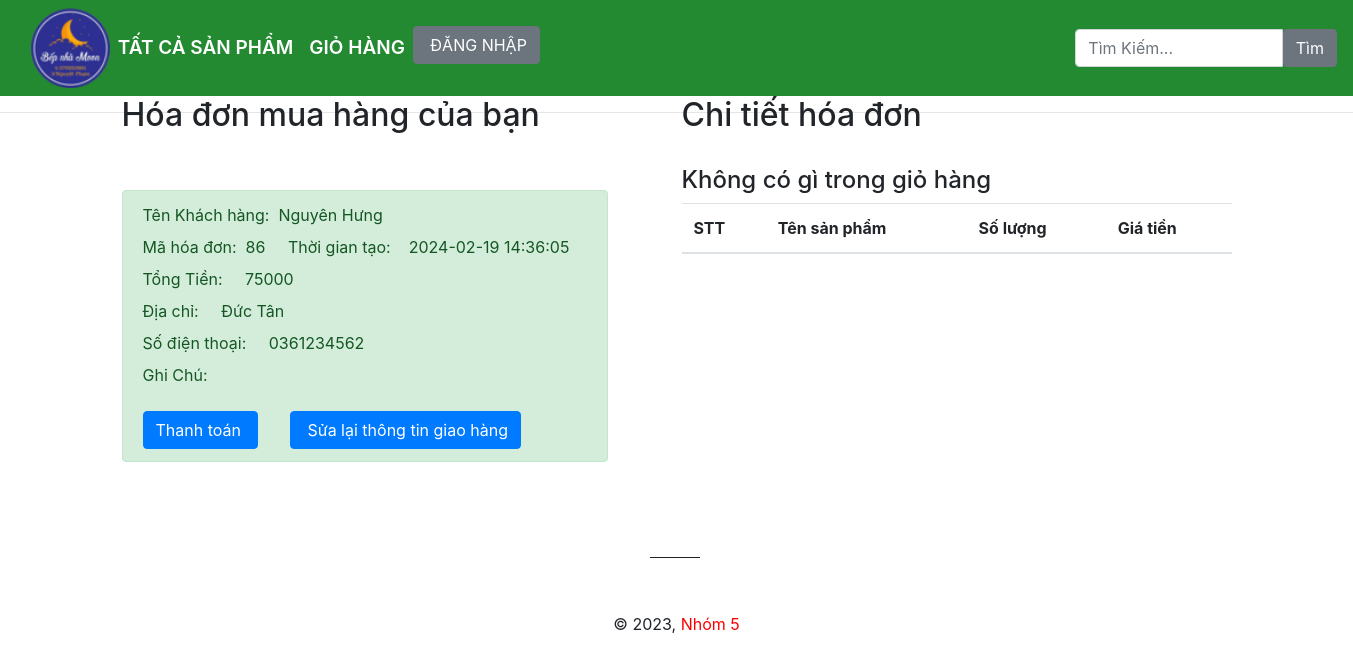
Screenshot of /order/index.php?id=11 with the database file from the repository.
### tables this page shows
CREATE TABLE `thanhvien` (
  `ID_ThanhVien` int(11) NOT NULL,
  `TenDangNhap` varchar(20) NOT NULL,
  `MatKhau` varchar(20) NOT NULL,
  `Email` varchar(50) NOT NULL,
  `HoVaTen` varchar(30) NOT NULL,
  `DiaChi` varchar(50) NOT NULL,
  `SoDienThoai` varchar(10) NOT NULL,
  `NgayDangKi` date NOT NULL
);

CREATE TABLE `hoadon` (
  `ID_HoaDon` int(11) NOT NULL,
  `ID_ThanhVien` int(11) NOT NULL,
  `ThoiGianLap` datetime NOT NULL,
  `DiaChi` varchar(30) NOT NULL,
  `GhiChu` varchar(30) NOT NULL,
  `GiaTien` float NOT NULL,
  `SoDienThoai` varchar(10) NOT NULL,
  `XuLy` tinyint(1) NOT NULL
);

### order/index.php (the view, shortened to what this page needs)
<?php
include("../conection.php");
$ID_ThanhVien = isset($_GET['id']) ? $_GET['id'] : '';
$sql_getOrder = "SELECT * FROM hoadon where ID_ThanhVien='$ID_ThanhVien' ORDER BY ID_HoaDon DESC";
$query_getOrder = mysqli_query($mysqli, $sql_getOrder);
$row_getOrder = mysqli_fetch_array($query_getOrder);
$sql_getCus = "SELECT * FROM thanhvien where ID_ThanhVien='$ID_ThanhVien' ORDER BY ID_ThanhVien DESC";
$query_getCus = mysqli_query($mysqli, $sql_getCus);
$row_getCus = mysqli_fetch_array($query_getCus);
?>
<!DOCTYPE html>
<html style="scroll-behavior: smooth">
<head>
  <link rel="stylesheet" href="../bootstrap/css/bootstrap.min.css">
  <link rel="stylesheet" href="../bootstrap/css/bootstrap.css">
  <link rel="stylesheet" href="../bootstrap/js/bootstrap.bundle.js">
  <link rel="stylesheet" href="../bootstrap/js/bootstrap.bundle.min.js">
  <link rel="stylesheet" href="../style.css">
  <link rel="stylesheet" href="../themify-icons/themify-icons.css">
</head>
<body>
  <div class="sticky-top">
    <div class="menu sticky-top">
      <nav class="navbar navbar-expand-lg header-custom" style="background-color: #248A32;">
        <div class="container-fluid font-header-custom">
          <a class="navbar-branch" href="../index.php">
            <img src="../image/logo/logo.png" height="80">
          </a>
          <div class="collapse navbar-collapse" id="navbarSupportedContent">
            <ul class="navbar-nav me-auto mb-2 mb-lg-0">
              <li class="nav-item">
                <a class="nav-link active" href="index.php" style="color:white;">TẤT CẢ SẢN PHẨM</a>
              </li>
              <li class="nav-item">
                <a class="nav-link" href="../cart" style="color:white;">GIỎ HÀNG</a>
              </li>
              <?php if (isset($_SESSION['TenDangNhap'])) { ?>
                <li class="nav-item">
                  <a class="nav-link active" href="../historyOrder.php" style="color:white;">LỊCH SỬ ĐẶT HÀNG</a>
                </li>
                <li class="nav-item">
                  <a class="nav-link" href="../ThanhVien/logout.php" style="color:white;">ĐĂNG XUẤT</a>
                </li>
                <li class="nav-item">
                  <a type="button" class="btn btn-secondary"
                    href="../ThanhVien/profile.php?id=<?php echo $_SESSION['ID_ThanhVien'] ?>" id="btn"
                    style="color:white;"></span>
                    <?php echo $_SESSION['HoVaTen'] ?>
                  </a>
                </li>
              <?php } else { ?>
                <li><a type="button" class="btn btn-secondary" href="../ThanhVien/login.php">&nbsp;ĐĂNG NHẬP </a></li>
              <?php } ?>
            </ul>
          </div>
        </div>
        <form action="../sanpham/actionSanPham.php?TimKiem" class="navbar-form navbar-right" method="POST">
          <div class="input-group">
            <input type="Search" placeholder="Tìm Kiếm..." class="form-control" name="tukhoa">
            <div class="input-group-btn">
              <input type="submit" class="btn btn-secondary" name='tim' value="Tìm">
            </div>
          </div>
        </form>
      </nav>
    </div>
  </div>
  <div class="container">
    <div class="get-order" style="float: left; ">
      <h2>Hóa đơn mua hàng của bạn</h2>
      <div class="alert alert-success" role="alert">
        <div class="form-group">
          <label>Tên Khách hàng:&nbsp;
            <?php echo $row_getCus['HoVaTen'] ?> &nbsp; &nbsp;
          </label>
          <label>Mã hóa đơn:&nbsp;
            <?php echo $row_getOrder['ID_HoaDon'] ?> &nbsp; &nbsp;
          </label>
          <label>Thời gian tạo:&nbsp; &nbsp;
            <?php echo $row_getOrder['ThoiGianLap'] ?> &nbsp; &nbsp;
          </label>
          <label>Tổng Tiền: &nbsp; &nbsp;
            <?php echo $row_getOrder['GiaTien'] ?>
          </label>
          <label>Địa chỉ: &nbsp; &nbsp;
            <?php echo $row_getOrder['DiaChi'] ?>
          </label>
          <label>Số điện thoại: &nbsp; &nbsp;
            <?php echo $row_getOrder['SoDienThoai'] ?>
          </label>
          <label>Ghi Chú: &nbsp; &nbsp;
          </label>
        </div>
        <a class="btn btn-primary" href="phuongthucthanhtoan.php?id=<?php echo $row_getOrder['ID_HoaDon']; ?>">Thanh
          toán&nbsp;</a>
        <a class="btn btn-primary" href="suaOrder.php?id=<?php echo $row_getOrder['ID_HoaDon']; ?>">&nbsp;Sửa lại thông
          tin giao hàng</a>
      </div>
    </div>
    <div class="get-order" style="width:550px;float: right; ">
      <h2>Chi tiết hóa đơn</h2>
      <div class="tableInfo">
        <table class="table">
          <thead>
            <tr>
              <th scope="col">STT</th>
              <th scope="col">Tên sản phẩm</th>
              <th scope="col">Số lượng</th>
              <th scope="col">Giá tiền</th>
            </tr>
          </thead>
          <?php
          if (isset($_SESSION['cart'])) {
            $i = 0;
            $allMoney = 0;
            $allAmount = 0;
            ?>
            <tbody>
              <?php foreach ($_SESSION['cart'] as $key => $value) {
                $i++;
                ?>
                <td>
                  <?= $i ?>
                </td>
                <td>
                  <?= $value['TenSanPham'] ?>
                </td>
                <td>
                  <?= $value['qty'] ?>
                </td>
                <td>
                  <?= $value['GiaBan'] ?> Đồng
                </td>
              </tbody>
              <?php
              }
          } else {
            ?>
            <h4>Không có gì trong giỏ hàng</h4>
            <?php
          }
          ?>
        </table>
      </div>
    </div>
  </div>
  <hr class="hr--large">
  <div class="space" style="text-align: center; background-color: #white ">
    <img style="" src="../image/thanhspace.PNG">
    <p class="site-footer__copyright-content">
      © 2023,
      <a href="http://localhost/BanThucPham/index.php" \title="" style=" color: red"> Nhóm 5</a>
  </div>
</body>
</html>

### style.css (style rules this page uses)
.header-custom { background-color: #CCFFFF }
.font-header-custom { font-weight: 600; font-size: 19px }

### rows the page displays
thanhvien: HoVaTen "Nguyên Hưng"
hoadon: ID_HoaDon "86", ThoiGianLap "2024-02-19 14:36:05", GiaTien "75000", DiaChi "Đức Tân", SoDienThoai "0361234562"
